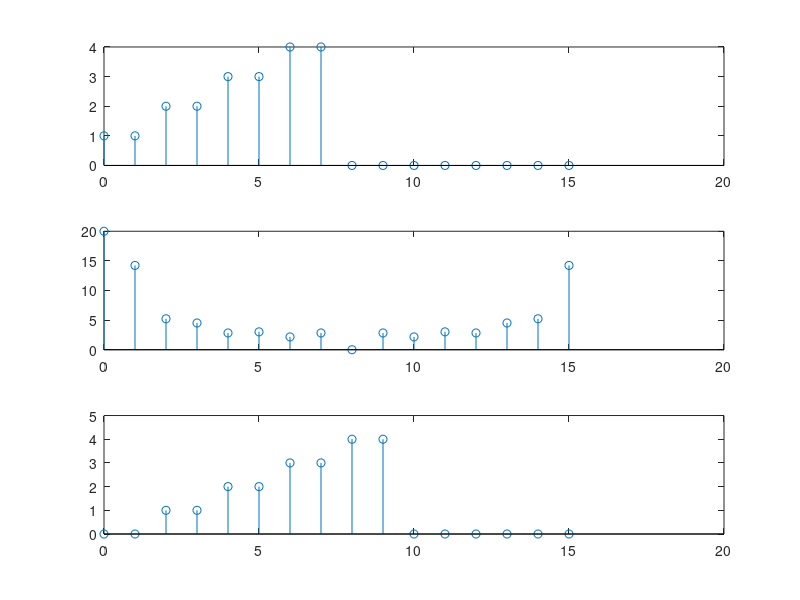

MATLAB code for this plot:
clc;
clear all;
close all;


x=[1 1 2 2 3 3 4 4 0 0]

l=length(x);
point=2.^nextpow2(l);
t=0:point-1;

x=[x,zeros(1,point-l)]
subplot(3,1,1);
stem(t,x);


X=zeros(point,1);
for n=1:point
    for m=1:point
        X(n)=X(n)+x(m)*exp(-1j*2*pi*(n-1)*(m-1)/point);
    end
end                                      
subplot(3,1,2)
stem(t,abs(X));

Y=zeros(point,1);
for n=1:point     
        Y(n)=Y(n)+X(n)*exp(-1j*2*pi*(n-1)*2/point);    
end 
xx=zeros(point,1);
for n=1:point
    for m=1:point
        xx(n)=xx(n)+Y(m)*exp(1j*2*pi*(n-1)*(m-1)/point)/point;
    end
end 

subplot(3,1,3);
stem(t,abs(xx));








